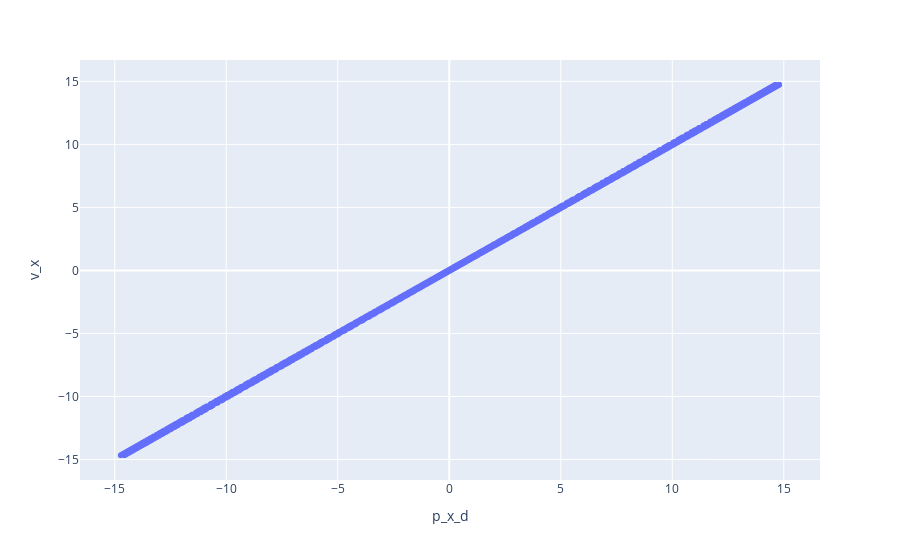

Notebook code cell kept with this figure:
### Markdown cell above
A szemfülesek észrevehették, hogy a mérés tartalmaz sebesség adatokat is, nézzük meg, hogy mekkor az áltaunk számított és a mért közt a különbség.

### Code cell
fig = px.scatter(df.iloc[1:, :], x="p_x_d", y="v_x")
fig.show()

### Figure 1 — Plotly figure (JSON) as saved in the notebook; plotly's stock layout.template omitted (floating-point values rounded to 4 significant figures; data arrays with more than 128 entries replaced by an {"elided": "..."} marker saying what was removed)
{"data": [{"hovertemplate": "p_x_d=%{x}<br>v_x=%{y}<extra></extra>", "legendgroup": "", "marker": {"color": "#636efa", "symbol": "circle"}, "mode": "markers", "name": "", "showlegend": false, "type": "scattergl", "x": {"elided": "3780 float values"}, "xaxis": "x", "y": {"elided": "3780 float values"}, "yaxis": "y"}], "layout": {"legend": {"tracegroupgap": 0}, "margin": {"t": 60}, "xaxis": {"anchor": "y", "domain": [0, 1], "title": {"text": "p_x_d"}}, "yaxis": {"anchor": "x", "domain": [0, 1], "title": {"text": "v_x"}}}}
